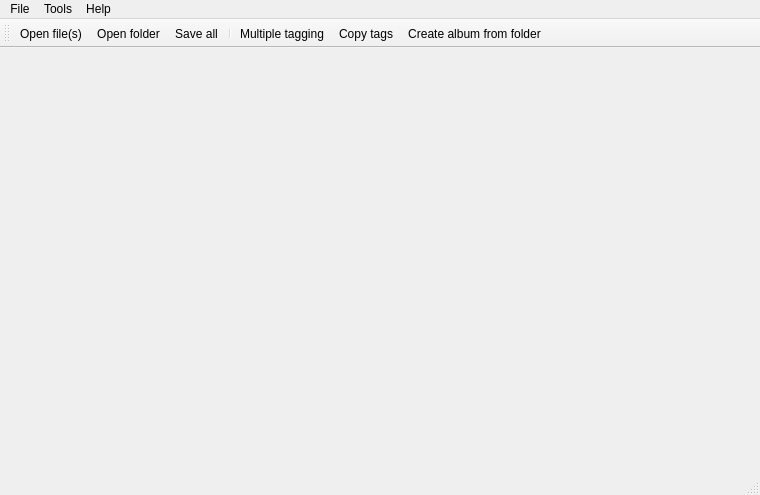
<?xml version="1.0" encoding="UTF-8"?>
<ui version="4.0">
 <class>MainWindow</class>
 <widget class="QMainWindow" name="MainWindow">
  <property name="geometry">
   <rect>
    <x>0</x>
    <y>0</y>
    <width>760</width>
    <height>495</height>
   </rect>
  </property>
  <property name="minimumSize">
   <size>
    <width>760</width>
    <height>495</height>
   </size>
  </property>
  <property name="windowTitle">
   <string>openMusicTagger</string>
  </property>
  <property name="locale">
   <locale language="English" country="UnitedStates"/>
  </property>
  <widget class="QWidget" name="centralWidget"/>
  <widget class="QMenuBar" name="menuBar">
   <property name="geometry">
    <rect>
     <x>0</x>
     <y>0</y>
     <width>760</width>
     <height>21</height>
    </rect>
   </property>
   <widget class="QMenu" name="menuOpenMusicTagge">
    <property name="title">
     <string>File</string>
    </property>
    <widget class="QMenu" name="menuOpen">
     <property name="title">
      <string>Open...</string>
     </property>
     <addaction name="actionOpenFile"/>
     <addaction name="actionOpenFolder"/>
    </widget>
    <addaction name="menuOpen"/>
    <addaction name="actionSave"/>
   </widget>
   <widget class="QMenu" name="menuTools">
    <property name="title">
     <string>Tools</string>
    </property>
    <addaction name="actionMultipleTagging"/>
    <addaction name="actionCopy_tags"/>
    <addaction name="actionCreate_album_from_folder"/>
   </widget>
   <widget class="QMenu" name="menuHelp">
    <property name="title">
     <string>Help</string>
    </property>
    <addaction name="actionAbout"/>
    <addaction name="actionLicense"/>
    <addaction name="actionHow_to_contribute"/>
   </widget>
   <addaction name="menuOpenMusicTagge"/>
   <addaction name="menuTools"/>
   <addaction name="menuHelp"/>
  </widget>
  <widget class="QToolBar" name="mainToolBar">
   <attribute name="toolBarArea">
    <enum>TopToolBarArea</enum>
   </attribute>
   <attribute name="toolBarBreak">
    <bool>false</bool>
   </attribute>
   <addaction name="actionOpenFile"/>
   <addaction name="actionOpenFolder"/>
   <addaction name="actionSave"/>
   <addaction name="separator"/>
   <addaction name="actionMultipleTagging"/>
   <addaction name="actionCopy_tags"/>
   <addaction name="actionCreate_album_from_folder"/>
  </widget>
  <widget class="QStatusBar" name="statusBar"/>
  <action name="actionSave">
   <property name="text">
    <string>Save all</string>
   </property>
  </action>
  <action name="actionOpenFile">
   <property name="text">
    <string>Open file(s)</string>
   </property>
   <property name="toolTip">
    <string>Open file(s)</string>
   </property>
  </action>
  <action name="actionOpenFolder">
   <property name="text">
    <string>Open folder</string>
   </property>
   <property name="toolTip">
    <string>Open folder</string>
   </property>
  </action>
  <action name="actionMultipleTagging">
   <property name="text">
    <string>Multiple tagging...</string>
   </property>
  </action>
  <action name="actionCopy_tags">
   <property name="text">
    <string>Copy tags...</string>
   </property>
  </action>
  <action name="actionCreate_album_from_folder">
   <property name="text">
    <string>Create album from folder...</string>
   </property>
  </action>
  <action name="actionAbout">
   <property name="text">
    <string>About</string>
   </property>
  </action>
  <action name="actionLicense">
   <property name="text">
    <string>License</string>
   </property>
  </action>
  <action name="actionHow_to_contribute">
   <property name="text">
    <string>How to contribute?</string>
   </property>
  </action>
 </widget>
 <layoutdefault spacing="6" margin="11"/>
 <resources/>
 <connections/>
</ui>
